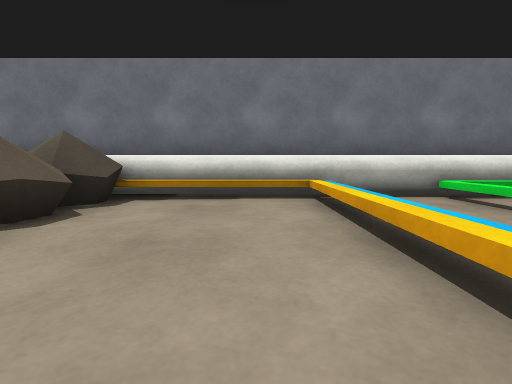
View 1 (above)

18 first-person views from a walk through a world built for the Gazebo simulator. The camera is 0.14 m above the floor, tilts 6° down and sees 85° across. The floor is counted in squares, 0.2 m on a side. Each view is taken from the middle of a square. On the plan, view 1 faces up. The plan holds only what a view shows up to about 9 squares ahead; the rest is blank. The place goes on beyond the plan.

View 2
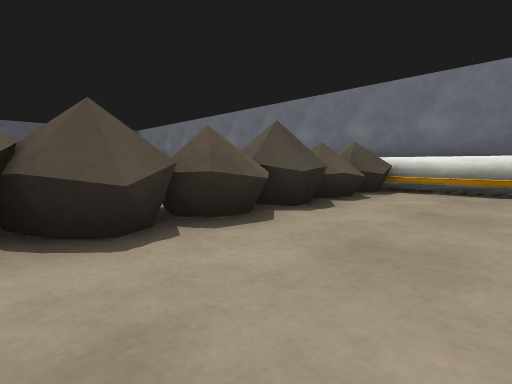

View 3
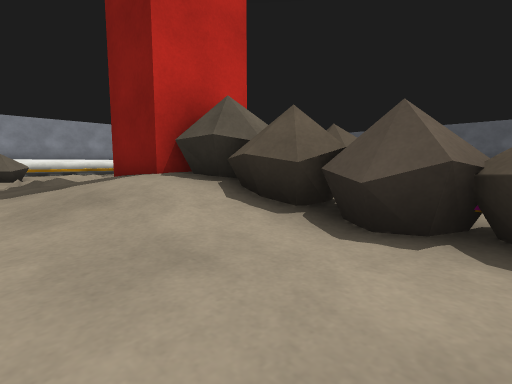

View 4
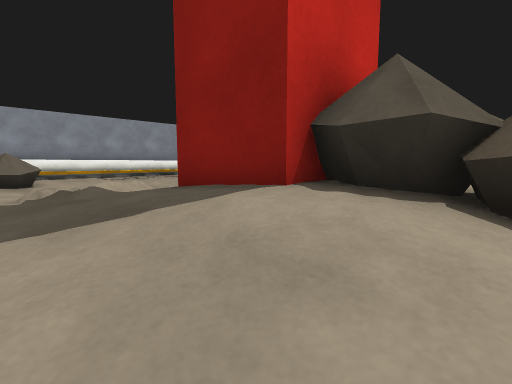

View 5
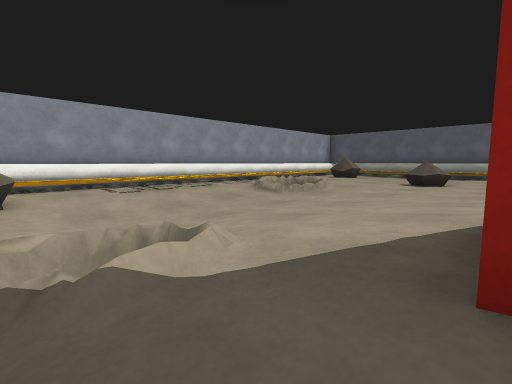

View 6
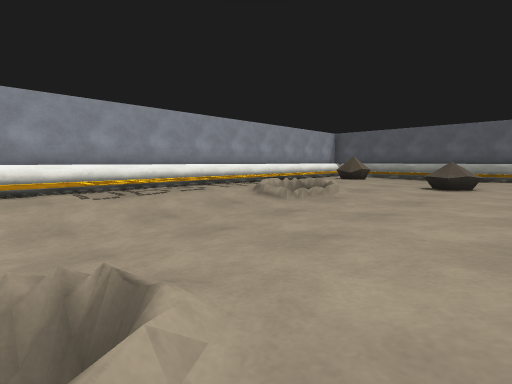

View 7
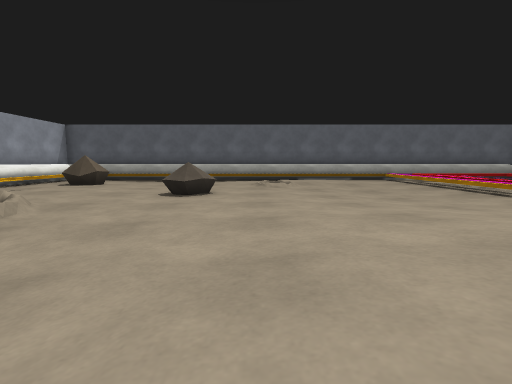

View 8
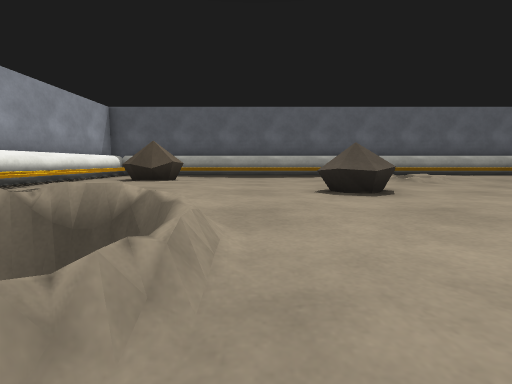

View 9
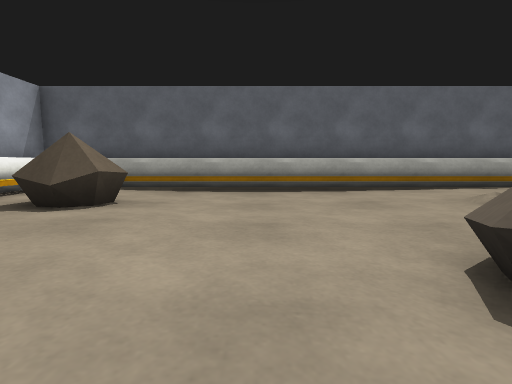

View 10
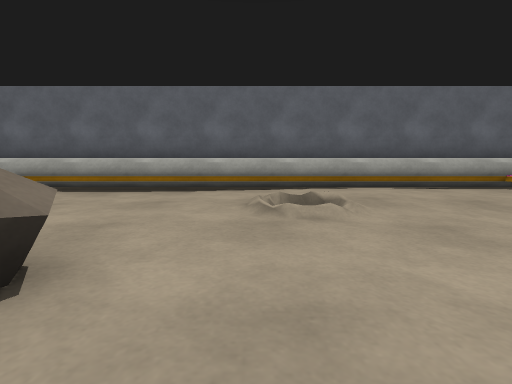

View 11
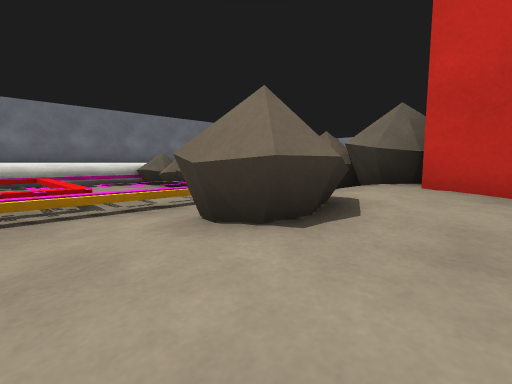

View 12
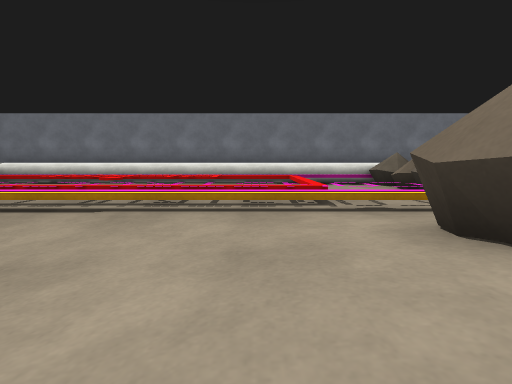

View 13
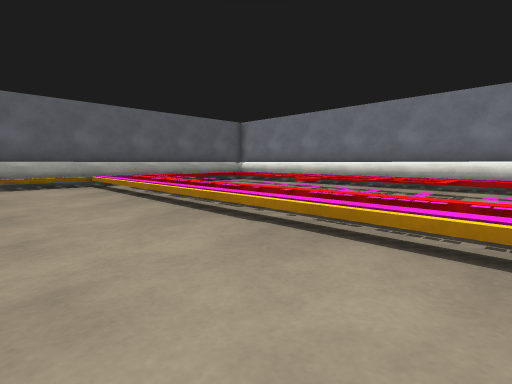

View 14
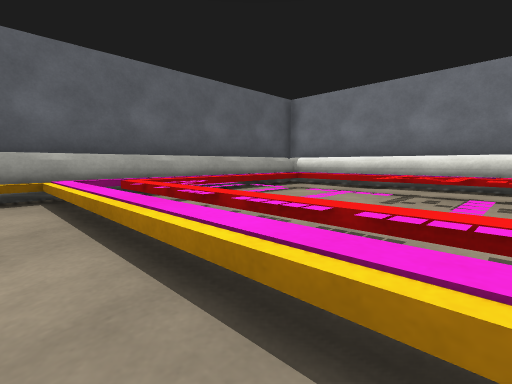

View 15
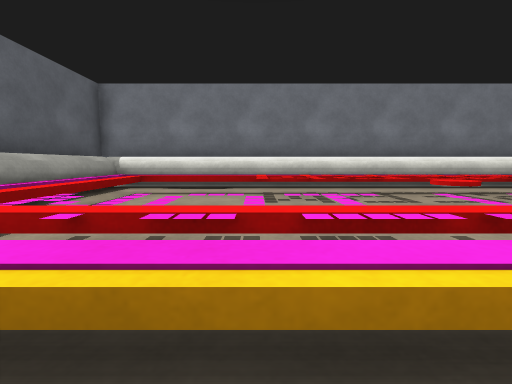

View 16
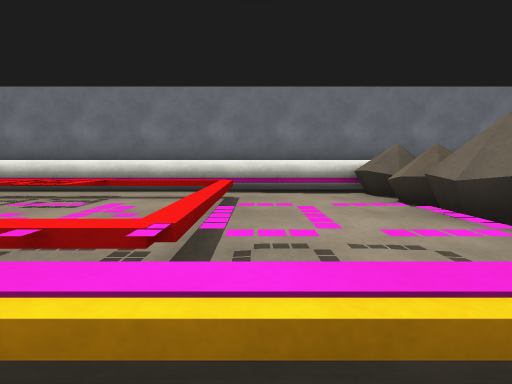

View 17
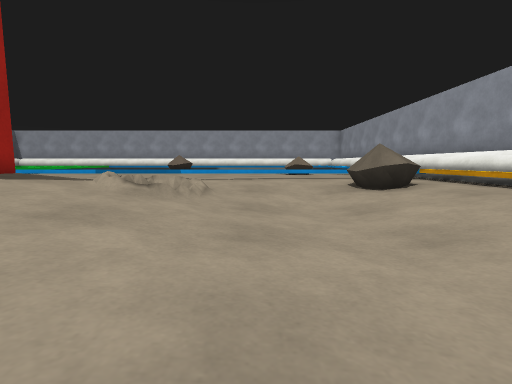

View 18
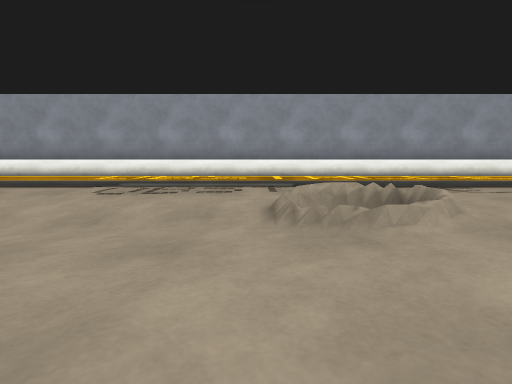

### Floor plan
Key: @ floor where view 1 was taken; # wall or solid block; . main floor; : floor 0.05 m higher than the main floor; - floor 0.05 m lower than the main floor; + floor 0.1 m higher than the main floor; _ floor 0.1 m lower than the main floor; / step, stairs or slope; = window, fence, low wall or low ledge; v drop or lower ground; B orange box; R rock; P pillar; E red box; C red cylinder; M magenta box; O other object.
Columns run from 21 left of view 1 to 3 right of it. Each row starts with its distance up from view 1.
  7       ###################
  6 ###################BBB###
  5 #M......===......RR...B
  4 #MEEE======EEE...RR...B.
  3 #ME..=======.E...RR...B.
  2 #ME.....C....E...OO...B.
  1 #ME.=======.=E==.RR...B
  0 #MEEEEEEEEEEE====RR..@
 -1 ##============== RR...
 -2 ##.............. RR...
 -3 ##...........:RR RR//.
 -4 ##.....-..../:RR+RR//.
 -5 ##..........::R++RR+/.=
 -6 ##..........:::++PP+/.=
 -7 ##..vv......:::::PP//.=
 -8 ##..//.......:://:://.=
 -9 ##.....R....../////v/.=
-10 ##.....RR...../////vv.=
-11 ##......R......////=/.=
-12 ##...........----//-/.=
-13 ##........=vv-----_-/.=
-14  #........vvv/-----//.=
-15  #.RRR.....==../////RR=
-16  #  R..===========..R
-17  # ....===========....=
-18  ######################
-19                  ######

Positions as (right, up) in squares from view 1, and headings:
1: (0, 0), facing up
2: (0, -2), facing up-left
3: (0, 0), facing down-left
4: (0, -3), facing down-left
5: (-1, -7), facing down-left
6: (-2, -8), facing down-left
7: (-5, -8), facing left
8: (-8, -12), facing left
9: (-12, -12), facing left
10: (-12, -8), facing left
11: (-9, -6), facing up-right
12: (-9, -6), facing up
13: (-9, -4), facing up-left
14: (-14, -2), facing up-left
15: (-16, -2), facing up
16: (-7, -2), facing up
17: (-8, -12), facing right
18: (-8, -9), facing down
